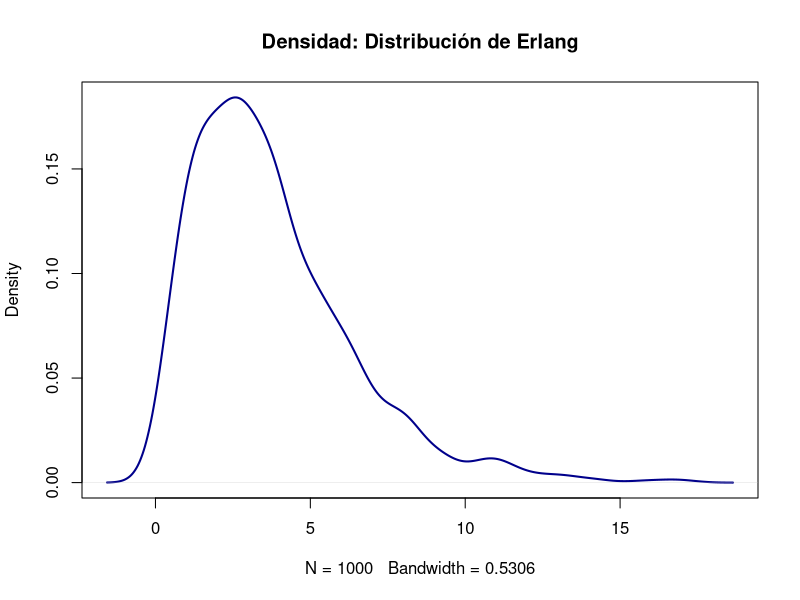
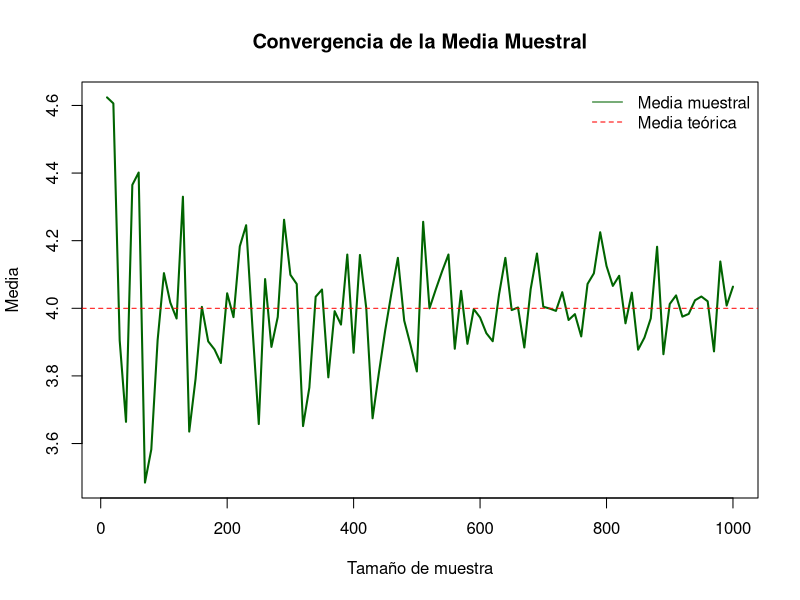

The R script that drew these images, in order:
## ---- chunk 1
knitr::opts_chunk$set(warning = FALSE, message = FALSE, echo = TRUE)
## ---- chunk 2
set.seed(123)  # Para reproducibilidad
n <- 1000  # Número de muestras
shape <- 2  # Parámetro de forma (k)
rate <- 0.5  # Parámetro de tasa (λ)
erlang_data <- rgamma(n, shape = shape, rate = rate)
## ---- chunk 3
plot(density(erlang_data), main = "Densidad: Distribución de Erlang", col = "darkblue", lwd = 2)
## ---- chunk 4
mean_theory <- shape / rate
mean_sim <- mean(erlang_data)
## ---- chunk 5
var_theory <- shape / (rate^2)
var_sim <- var(erlang_data)
## ---- chunk 6
cat("Media teórica: ", mean_theory, "\n")
cat("Media muestral: ", mean_sim, "\n")
cat("Varianza teórica: ", var_theory, "\n")
cat("Varianza muestral: ", var_sim, "\n")
## ---- chunk 7
n_values <- seq(10, 1000, by = 10)
means <- sapply(n_values, function(n) {
  sim <- rgamma(n, shape = shape, rate = rate)
  mean(sim)
})

plot(n_values, means, type = "l", main = "Convergencia de la Media Muestral", xlab = "Tamaño de muestra", ylab = "Media", col = "darkgreen", lwd = 2)
abline(h = mean_theory, col = "red", lty = 2)
legend("topright", legend = c("Media muestral", "Media teórica"),
       col = c("darkgreen", "red"), lty = c(1, 2), bty = "n")

